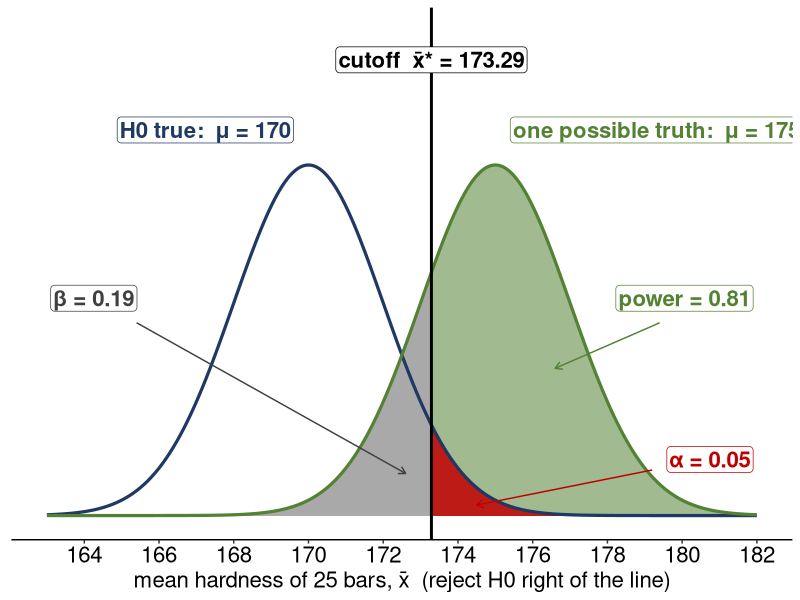
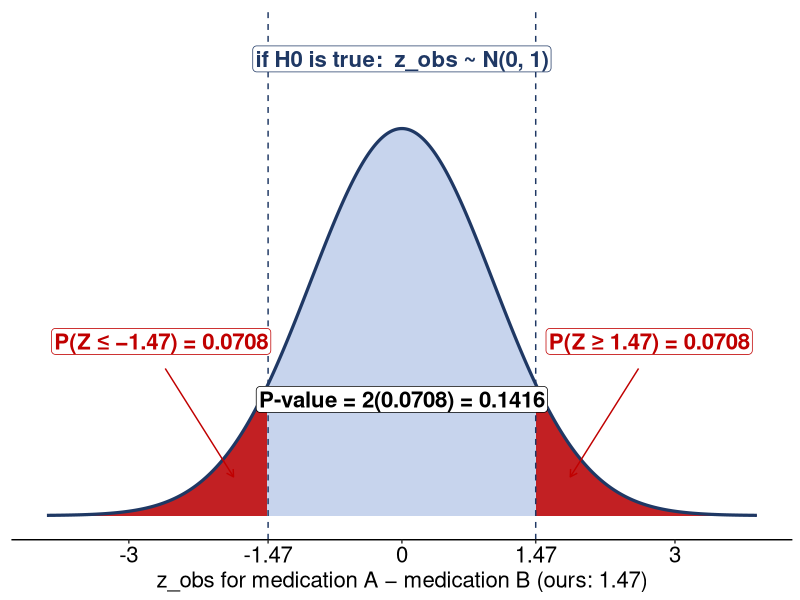

Generate these figures, in order, with R: (Note: this script raises an error after producing the figures.)
#Checks the numbers on the Week 11 Lecture 27 deck (11/6/2026): a power calculation in steps, and
#the two-sample z-test for two proportions. It draws:
#
#  l27_power_rebar.png   the rebar test (adapted from Penn State STAT 415, Example 10.4): H0 mu = 170
#                        against one possible truth mu = 175, n = 25, alpha = 0.05, upper-tailed
#  l27_hives.png         the hives medications (OpenStax Example 10.8): z_obs = 1.47 on N(0, 1), both tails
#  l27_figure_sizes.csv  the size, in points, each figure is drawn at
#
#P-values are hand-method values (z-table, four decimals). The same numbers are asserted on the
#Week 11 notes page (lecturemenu11.Rmd).
#
#TYPE SIZE. Same rule as the other make_lectureN_figures.R scripts: nothing on a slide is under
#16pt, so each figure is drawn at exactly its on-slide size (points / 72 inches) and every text
#size goes through tsz() or el(), which refuse anything smaller.

library(ggplot2)

fmt <- function(x, d = 2) formatC(x, format = 'f', digits = d)
zt <- function(z) round(pnorm(z), 4)     # a z-table lookup, four decimals
near <- function(a, b, tol = 5e-4) abs(a - b) < tol

this_file <- tryCatch(normalizePath(sys.frame(1)$ofile, winslash = "/"),
                      error = function(e) NA_character_)
if (is.na(this_file)) {
  args <- commandArgs(trailingOnly = FALSE)
  m <- grep("^--file=", args, value = TRUE)
  this_file <- if (length(m)) normalizePath(sub("^--file=", "", m[[1]]),
                                            winslash = "/") else NA_character_
}
if (is.na(this_file)) stop("Could not determine the script location; run it with Rscript.")
assets_dir <- dirname(this_file)

#---- numbers (the same checks as lecturemenu11.Rmd)
#the rebar: sigma = 10, H0: mu = 170 vs HA: mu > 170, alpha = 0.05 (Z_0.95 = 1.645), truth mu = 175.
#z* = -0.855 exactly, which the hand method rounds to -0.86 (table power 0.8051; exact 0.8038)
stopifnot(round(qnorm(0.95), 3) == 1.645,
          10 / sqrt(25) == 2, round(170 + 1.645 * 2, 2) == 173.29, near((173.29 - 175) / 2, -0.855, 1e-9),
          zt(-0.86) == 0.1949, round(1 - zt(-0.86), 4) == 0.8051, round(1 - pnorm(qnorm(0.95) - 2.5), 4) == 0.8038,
          10 / sqrt(64) == 1.25, round(170 + 1.645 * 1.25, 2) == 172.06, round((172.06 - 175) / 1.25, 2) == -2.35,
          zt(-2.35) == 0.0094, round(1 - zt(-2.35), 4) == 0.9906)
#two proportions: pooled p-hat, pooled SE and z_obs
tp <- function(x1, n1, x2, n2) {
  pp <- (x1 + x2) / (n1 + n2); se <- sqrt(pp * (1 - pp) * (1 / n1 + 1 / n2))
  list(p1 = x1 / n1, p2 = x2 / n2, pp = pp, se = se, z = round((x1 / n1 - x2 / n2) / se, 2),
       mincount = min(c(n1, n2) * pp, c(n1, n2) * (1 - pp)))
}
hv <- tp(20, 200, 12, 200)     # hives: A vs B, two-sided, alpha = 0.01
sb <- tp(156, 2169, 183, 2231) # seat belts: women vs men, lower-tailed, alpha = 0.01
ev <- tp(135, 1343, 12, 232)   # electric vehicles: younger vs older, upper-tailed, alpha = 0.05
stopifnot(hv$pp == 0.08, hv$mincount >= 15, round(hv$se, 4) == 0.0271, hv$z == 1.47,
          zt(1.47) == 0.9292, round(2 * (1 - zt(1.47)), 4) == 0.1416,
          round(sb$pp, 4) == 0.0770, sb$mincount >= 15, round(sb$se, 4) == 0.0080, sb$z == -1.26,
          zt(-1.26) == 0.1038,
          round(ev$pp, 4) == 0.0933, ev$mincount >= 15, round(ev$se, 4) == 0.0207, ev$z == 2.36,
          zt(2.36) == 0.9909, round(1 - zt(2.36), 4) == 0.0091)

#---- type size helpers: points in, refuse anything under 16pt
MIN_PT <- 16
tsz <- function(pt) { stopifnot(pt >= MIN_PT); pt / .pt }     # geom text size (mm)
el <- function(pt, ...) { stopifnot(pt >= MIN_PT); element_text(size = pt, ...) }

NAVY <- "#1F3864"; SHADE <- "#8FAADC"; RED <- "#C00000"; GREEN <- "#548235"
bare <- theme_classic() +
  theme(axis.text.y = element_blank(), axis.ticks.y = element_blank(), axis.line.y = element_blank(),
        axis.text.x = el(16, colour = 'black'), axis.title.x = el(16))
lab <- function(x, y, s, col, hj, face = 'plain', pt = 16)
  annotate('label', x = x, y = y, label = s, colour = col, hjust = hj, size = tsz(pt), fontface = face,
           fill = 'white', border.colour = NA, label.padding = unit(0.1, 'lines'))

sizes <- data.frame(file = character(), width_pt = numeric(), height_pt = numeric())
save_fig <- function(g, file, wpt, hpt) {
  ggsave(file.path(assets_dir, file), g, width = wpt / 72, height = hpt / 72, dpi = 200, bg = 'white')
  sizes[nrow(sizes) + 1, ] <<- list(file, wpt, hpt)
}

#---- the rebar test's power: x-bar ~ N(170, 2) if H0 is true; N(175, 2) for one possible truth.
#Reject H0 right of the cutoff 173.29 (never labelled "HA true": HA is not one model).
cut_r <- 173.29
rx <- seq(163, 182, length.out = 900)
r0 <- data.frame(x = rx, y = dnorm(rx, 170, 2)); r1 <- data.frame(x = rx, y = dnorm(rx, 175, 2))
top <- dnorm(0, 0, 2)
gr <- ggplot() +
  geom_area(data = subset(r1, x >= cut_r), aes(x, y), fill = GREEN, alpha = 0.55) +
  geom_area(data = subset(r1, x <= cut_r), aes(x, y), fill = 'grey55', alpha = 0.75) +
  geom_area(data = subset(r0, x >= cut_r), aes(x, y), fill = RED, alpha = 0.85) +
  geom_line(data = r0, aes(x, y), colour = NAVY, linewidth = 1.1) +
  geom_line(data = r1, aes(x, y), colour = GREEN, linewidth = 1.1) +
  geom_vline(xintercept = cut_r, colour = 'black', linewidth = 1) +
  lab(169.6, top * 1.1, 'H0 true:  μ = 170', NAVY, 1, 'bold') +
  lab(175.4, top * 1.1, 'one possible truth:  μ = 175', GREEN, 0, 'bold') +
  lab(cut_r, top * 1.3, 'cutoff  x̄* = 173.29', 'black', 0.5, 'bold') +
  lab(181.9, top * 0.62, 'power = 0.81', GREEN, 1, 'bold') +
  annotate('segment', x = 179.4, xend = 176.6, y = top * 0.55, yend = top * 0.42, colour = GREEN,
           arrow = arrow(length = unit(0.2, 'cm'))) +
  lab(163.1, top * 0.62, 'β = 0.19', 'grey25', 0, 'bold') +
  annotate('segment', x = 165.4, xend = 172.6, y = top * 0.55, yend = top * 0.12, colour = 'grey25',
           arrow = arrow(length = unit(0.2, 'cm'))) +
  lab(181.9, top * 0.16, 'α = 0.05', RED, 1, 'bold') +
  annotate('segment', x = 179.2, xend = 174.5, y = top * 0.13, yend = top * 0.03, colour = RED,
           arrow = arrow(length = unit(0.2, 'cm'))) +
  scale_x_continuous(breaks = seq(164, 182, by = 2)) +
  coord_cartesian(xlim = c(163, 182), ylim = c(0, top * 1.38)) +
  labs(x = 'mean hardness of 25 bars, x̄  (reject H0 right of the line)', y = NULL) + bare
save_fig(gr, 'l27_power_rebar.png', 840, 300)

#---- the hives P-value: z_obs = 1.47 on N(0, 1), two-sided, each tail 1 - 0.9292 = 0.0708
gx <- seq(-3.9, 3.9, length.out = 800)
dd <- data.frame(x = gx, y = dnorm(gx))
tp0 <- dnorm(0)
gh <- ggplot(dd, aes(x, y)) +
  geom_area(fill = SHADE, alpha = 0.5) +
  geom_area(data = subset(dd, x >= 1.47), fill = RED, alpha = 0.85) +
  geom_area(data = subset(dd, x <= -1.47), fill = RED, alpha = 0.85) +
  geom_line(colour = NAVY, linewidth = 1.1) +
  geom_vline(xintercept = c(-1.47, 1.47), colour = NAVY, linetype = 'dashed') +
  lab(0, tp0 * 1.18, 'if H0 is true:  z_obs ~ N(0, 1)', NAVY, 0.5, 'bold') +
  lab(3.85, tp0 * 0.45, 'P(Z ≥ 1.47) = 0.0708', RED, 1, 'bold') +
  annotate('segment', x = 2.6, xend = 1.85, y = tp0 * 0.38, yend = tp0 * 0.1, colour = RED,
           arrow = arrow(length = unit(0.2, 'cm'))) +
  lab(-3.85, tp0 * 0.45, 'P(Z ≤ −1.47) = 0.0708', RED, 0, 'bold') +
  annotate('segment', x = -2.6, xend = -1.85, y = tp0 * 0.38, yend = tp0 * 0.1, colour = RED,
           arrow = arrow(length = unit(0.2, 'cm'))) +
  lab(0, tp0 * 0.3, 'P-value = 2(0.0708) = 0.1416', 'black', 0.5, 'bold') +
  scale_x_continuous(breaks = c(-3, -1.47, 0, 1.47, 3), labels = c('-3', '-1.47', '0', '1.47', '3')) +
  coord_cartesian(xlim = c(-3.9, 3.9), ylim = c(0, tp0 * 1.25)) +
  labs(x = 'z_obs for medication A − medication B (ours: 1.47)', y = NULL) + bare
save_fig(gh, 'l27_hives.png', 840, 280)

write.csv(sizes, file.path(assets_dir, 'l27_figure_sizes.csv'), row.names = FALSE)
print(sizes)
